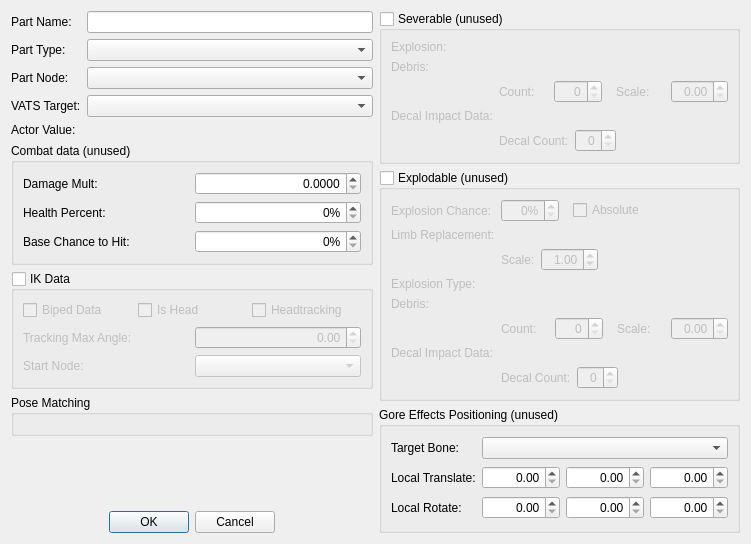
<?xml version="1.0" encoding="UTF-8"?>
<ui version="4.0">
 <class>FormSubdialogBodyPartDataBodyPart</class>
 <widget class="QDialog" name="FormSubdialogBodyPartDataBodyPart">
  <property name="geometry">
   <rect>
    <x>0</x>
    <y>0</y>
    <width>751</width>
    <height>544</height>
   </rect>
  </property>
  <property name="windowTitle">
   <string>Body Part</string>
  </property>
  <layout class="QGridLayout" name="gridLayout_7" columnstretch="1,1">
   <item row="0" column="0">
    <layout class="QVBoxLayout" name="colLeft">
     <item>
      <layout class="QGridLayout" name="baseDataLayout">
       <item row="2" column="0">
        <widget class="QLabel" name="label_3">
         <property name="text">
          <string>Part Node:</string>
         </property>
         <property name="buddy">
          <cstring>partNode</cstring>
         </property>
        </widget>
       </item>
       <item row="3" column="0">
        <widget class="QLabel" name="label_4">
         <property name="text">
          <string>VATS Target:</string>
         </property>
         <property name="buddy">
          <cstring>vatsNode</cstring>
         </property>
        </widget>
       </item>
       <item row="0" column="1">
        <widget class="QLineEdit" name="name">
         <property name="whatsThis">
          <string>A display name for this body part. In Fallout, this name would've been used to label the body part in VATS.</string>
         </property>
        </widget>
       </item>
       <item row="1" column="0">
        <widget class="QLabel" name="label_2">
         <property name="text">
          <string>Part Type:</string>
         </property>
         <property name="buddy">
          <cstring>limb</cstring>
         </property>
        </widget>
       </item>
       <item row="0" column="0">
        <widget class="QLabel" name="label">
         <property name="text">
          <string>Part Name:</string>
         </property>
         <property name="buddy">
          <cstring>name</cstring>
         </property>
        </widget>
       </item>
       <item row="4" column="0">
        <widget class="QLabel" name="label_5">
         <property name="text">
          <string>Actor Value:</string>
         </property>
         <property name="buddy">
          <cstring>actorValue</cstring>
         </property>
        </widget>
       </item>
       <item row="1" column="1">
        <widget class="QComboBox" name="limb">
         <property name="whatsThis">
          <string>The hardcoded limb type that describes this body part.</string>
         </property>
        </widget>
       </item>
       <item row="2" column="1">
        <widget class="QComboBox" name="partNode"/>
       </item>
       <item row="3" column="1">
        <widget class="QComboBox" name="vatsNode">
         <property name="whatsThis">
          <string>In Fallout, this would've been the animation skeleton node that VATS used to identify the body part.</string>
         </property>
        </widget>
       </item>
       <item row="4" column="1">
        <widget class="DKFormPicker" name="actorValue">
         <property name="whatsThis">
          <string>Unused; a Fallout leftover. An Actor Value which tracks the condition of this body part's associated limb.</string>
         </property>
        </widget>
       </item>
      </layout>
     </item>
     <item>
      <widget class="QGroupBox" name="combatData">
       <property name="whatsThis">
        <string>This data is leftover from Fallout and is not used in Skyrim. It allowed you to scale the damage dealt to this actor when this body part is targeted, the amount of damage that needs to be dealt to cripple the associated limb, and the base chance to hit this body part when targeting it in VATS.</string>
       </property>
       <property name="title">
        <string>Combat data (unused)</string>
       </property>
       <layout class="QGridLayout" name="gridLayout">
        <item row="1" column="0">
         <widget class="QLabel" name="label_7">
          <property name="text">
           <string>Health Percent:</string>
          </property>
          <property name="buddy">
           <cstring>healthPerc</cstring>
          </property>
         </widget>
        </item>
        <item row="0" column="0">
         <widget class="QLabel" name="label_6">
          <property name="text">
           <string>Damage Mult:</string>
          </property>
          <property name="buddy">
           <cstring>damageMult</cstring>
          </property>
         </widget>
        </item>
        <item row="0" column="1">
         <widget class="QDoubleSpinBox" name="damageMult">
          <property name="alignment">
           <set>Qt::AlignRight|Qt::AlignTrailing|Qt::AlignVCenter</set>
          </property>
          <property name="decimals">
           <number>4</number>
          </property>
          <property name="maximum">
           <double>10000.000000000000000</double>
          </property>
         </widget>
        </item>
        <item row="2" column="0">
         <widget class="QLabel" name="label_8">
          <property name="text">
           <string>Base Chance to Hit:</string>
          </property>
          <property name="buddy">
           <cstring>chanceToHit</cstring>
          </property>
         </widget>
        </item>
        <item row="1" column="1">
         <widget class="QSpinBox" name="healthPerc">
          <property name="alignment">
           <set>Qt::AlignRight|Qt::AlignTrailing|Qt::AlignVCenter</set>
          </property>
          <property name="suffix">
           <string>%</string>
          </property>
          <property name="maximum">
           <number>100</number>
          </property>
         </widget>
        </item>
        <item row="2" column="1">
         <widget class="QSpinBox" name="chanceToHit">
          <property name="alignment">
           <set>Qt::AlignRight|Qt::AlignTrailing|Qt::AlignVCenter</set>
          </property>
          <property name="suffix">
           <string>%</string>
          </property>
          <property name="maximum">
           <number>100</number>
          </property>
         </widget>
        </item>
       </layout>
      </widget>
     </item>
     <item>
      <widget class="QGroupBox" name="flagIKData">
       <property name="title">
        <string>IK Data</string>
       </property>
       <property name="checkable">
        <bool>true</bool>
       </property>
       <property name="checked">
        <bool>false</bool>
       </property>
       <layout class="QGridLayout" name="gridLayout_2">
        <item row="0" column="0" colspan="2">
         <layout class="QHBoxLayout" name="horizontalLayout">
          <item>
           <widget class="QCheckBox" name="flagBipedData">
            <property name="text">
             <string>Biped Data</string>
            </property>
           </widget>
          </item>
          <item>
           <widget class="QCheckBox" name="flagIsHead">
            <property name="text">
             <string>Is Head</string>
            </property>
           </widget>
          </item>
          <item>
           <widget class="QCheckBox" name="flagHeadtracking">
            <property name="text">
             <string>Headtracking</string>
            </property>
           </widget>
          </item>
         </layout>
        </item>
        <item row="1" column="0">
         <widget class="QLabel" name="label_9">
          <property name="text">
           <string>Tracking Max Angle:</string>
          </property>
          <property name="buddy">
           <cstring>headtrackMaxAngle</cstring>
          </property>
         </widget>
        </item>
        <item row="1" column="1">
         <widget class="QDoubleSpinBox" name="headtrackMaxAngle">
          <property name="alignment">
           <set>Qt::AlignRight|Qt::AlignTrailing|Qt::AlignVCenter</set>
          </property>
         </widget>
        </item>
        <item row="2" column="0">
         <widget class="QLabel" name="label_10">
          <property name="text">
           <string>Start Node:</string>
          </property>
          <property name="buddy">
           <cstring>headtrackStartNode</cstring>
          </property>
         </widget>
        </item>
        <item row="2" column="1">
         <widget class="QComboBox" name="headtrackStartNode"/>
        </item>
       </layout>
      </widget>
     </item>
     <item>
      <widget class="QGroupBox" name="groupBox">
       <property name="title">
        <string>Pose Matching</string>
       </property>
       <layout class="QGridLayout" name="gridLayout_3">
        <item row="0" column="0">
         <widget class="DKGameFilePicker" name="filePicker">
          <property name="allowedFileExtensions">
           <stringlist>
            <string>.psa</string>
           </stringlist>
          </property>
         </widget>
        </item>
       </layout>
      </widget>
     </item>
     <item>
      <spacer name="verticalSpacer">
       <property name="orientation">
        <enum>Qt::Vertical</enum>
       </property>
       <property name="sizeHint" stdset="0">
        <size>
         <width>20</width>
         <height>40</height>
        </size>
       </property>
      </spacer>
     </item>
     <item>
      <layout class="QHBoxLayout" name="buttonsLayout">
       <item>
        <spacer name="horizontalSpacer_3">
         <property name="orientation">
          <enum>Qt::Horizontal</enum>
         </property>
         <property name="sizeHint" stdset="0">
          <size>
           <width>40</width>
           <height>20</height>
          </size>
         </property>
        </spacer>
       </item>
       <item>
        <widget class="QPushButton" name="buttonOK">
         <property name="text">
          <string>OK</string>
         </property>
        </widget>
       </item>
       <item>
        <widget class="QPushButton" name="buttonCancel">
         <property name="text">
          <string>Cancel</string>
         </property>
        </widget>
       </item>
       <item>
        <spacer name="horizontalSpacer_4">
         <property name="orientation">
          <enum>Qt::Horizontal</enum>
         </property>
         <property name="sizeHint" stdset="0">
          <size>
           <width>40</width>
           <height>20</height>
          </size>
         </property>
        </spacer>
       </item>
      </layout>
     </item>
    </layout>
   </item>
   <item row="0" column="1">
    <layout class="QVBoxLayout" name="colRight">
     <item>
      <widget class="QGroupBox" name="flagSeverable">
       <property name="title">
        <string>Severable (unused)</string>
       </property>
       <property name="checkable">
        <bool>true</bool>
       </property>
       <property name="checked">
        <bool>false</bool>
       </property>
       <layout class="QGridLayout" name="gridLayout_4">
        <item row="0" column="0">
         <widget class="QLabel" name="label_11">
          <property name="text">
           <string>Explosion:</string>
          </property>
          <property name="buddy">
           <cstring>severExplosion</cstring>
          </property>
         </widget>
        </item>
        <item row="3" column="1">
         <widget class="DKFormPicker" name="severImpactDataSet">
          <property name="whatsThis">
           <string>An Impact Data Set to use for the blood spray that occurs when this body part is severed.</string>
          </property>
         </widget>
        </item>
        <item row="3" column="0">
         <widget class="QLabel" name="label_17">
          <property name="text">
           <string>Decal Impact Data:</string>
          </property>
          <property name="buddy">
           <cstring>severImpactDataSet</cstring>
          </property>
         </widget>
        </item>
        <item row="0" column="1">
         <widget class="DKFormPicker" name="severExplosion"/>
        </item>
        <item row="1" column="0">
         <widget class="QLabel" name="label_14">
          <property name="text">
           <string>Debris:</string>
          </property>
          <property name="buddy">
           <cstring>severDebris</cstring>
          </property>
         </widget>
        </item>
        <item row="1" column="1">
         <widget class="DKFormPicker" name="severDebris"/>
        </item>
        <item row="2" column="1">
         <layout class="QHBoxLayout" name="horizontalLayout_2">
          <item>
           <widget class="QLabel" name="label_15">
            <property name="text">
             <string>Count:</string>
            </property>
            <property name="buddy">
             <cstring>severDebrisCount</cstring>
            </property>
           </widget>
          </item>
          <item>
           <widget class="QSpinBox" name="severDebrisCount">
            <property name="alignment">
             <set>Qt::AlignRight|Qt::AlignTrailing|Qt::AlignVCenter</set>
            </property>
           </widget>
          </item>
          <item>
           <spacer name="horizontalSpacer">
            <property name="orientation">
             <enum>Qt::Horizontal</enum>
            </property>
            <property name="sizeType">
             <enum>QSizePolicy::Fixed</enum>
            </property>
            <property name="sizeHint" stdset="0">
             <size>
              <width>8</width>
              <height>0</height>
             </size>
            </property>
           </spacer>
          </item>
          <item>
           <widget class="QLabel" name="label_16">
            <property name="text">
             <string>Scale:</string>
            </property>
            <property name="buddy">
             <cstring>severDebrisScale</cstring>
            </property>
           </widget>
          </item>
          <item>
           <widget class="QDoubleSpinBox" name="severDebrisScale">
            <property name="alignment">
             <set>Qt::AlignRight|Qt::AlignTrailing|Qt::AlignVCenter</set>
            </property>
           </widget>
          </item>
         </layout>
        </item>
        <item row="4" column="1">
         <layout class="QHBoxLayout" name="horizontalLayout_3">
          <item>
           <widget class="QLabel" name="label_18">
            <property name="text">
             <string>Decal Count:</string>
            </property>
            <property name="buddy">
             <cstring>severDecalCount</cstring>
            </property>
           </widget>
          </item>
          <item>
           <widget class="QSpinBox" name="severDecalCount">
            <property name="alignment">
             <set>Qt::AlignRight|Qt::AlignTrailing|Qt::AlignVCenter</set>
            </property>
           </widget>
          </item>
          <item>
           <spacer name="horizontalSpacer_6">
            <property name="orientation">
             <enum>Qt::Horizontal</enum>
            </property>
            <property name="sizeHint" stdset="0">
             <size>
              <width>40</width>
              <height>20</height>
             </size>
            </property>
           </spacer>
          </item>
         </layout>
        </item>
       </layout>
      </widget>
     </item>
     <item>
      <widget class="QGroupBox" name="flagExplodable">
       <property name="title">
        <string>Explodable (unused)</string>
       </property>
       <property name="checkable">
        <bool>true</bool>
       </property>
       <property name="checked">
        <bool>false</bool>
       </property>
       <layout class="QGridLayout" name="gridLayout_5">
        <item row="0" column="0">
         <widget class="QLabel" name="label_12">
          <property name="text">
           <string>Explosion Chance:</string>
          </property>
          <property name="buddy">
           <cstring>explodeChance</cstring>
          </property>
         </widget>
        </item>
        <item row="3" column="1">
         <widget class="DKFormPicker" name="explodeForm"/>
        </item>
        <item row="0" column="1">
         <layout class="QHBoxLayout" name="horizontalLayout_4">
          <item>
           <widget class="QSpinBox" name="explodeChance">
            <property name="alignment">
             <set>Qt::AlignRight|Qt::AlignTrailing|Qt::AlignVCenter</set>
            </property>
            <property name="suffix">
             <string>%</string>
            </property>
            <property name="maximum">
             <number>100</number>
            </property>
           </widget>
          </item>
          <item>
           <spacer name="horizontalSpacer_8">
            <property name="orientation">
             <enum>Qt::Horizontal</enum>
            </property>
            <property name="sizeType">
             <enum>QSizePolicy::Fixed</enum>
            </property>
            <property name="sizeHint" stdset="0">
             <size>
              <width>8</width>
              <height>0</height>
             </size>
            </property>
           </spacer>
          </item>
          <item>
           <widget class="QCheckBox" name="explodeChanceAbs">
            <property name="text">
             <string>Absolute</string>
            </property>
           </widget>
          </item>
          <item>
           <spacer name="horizontalSpacer_7">
            <property name="orientation">
             <enum>Qt::Horizontal</enum>
            </property>
            <property name="sizeHint" stdset="0">
             <size>
              <width>40</width>
              <height>20</height>
             </size>
            </property>
           </spacer>
          </item>
         </layout>
        </item>
        <item row="1" column="1">
         <widget class="DKGameFilePicker" name="explodeReplaceNIF">
          <property name="whatsThis">
           <string>A model to spawn in when the limb explodes. The portion of the limb that would ordinarily be severed will instead be hidden outright.</string>
          </property>
          <property name="presetConfiguration">
           <enum>DKGameFilePicker::Meshes</enum>
          </property>
         </widget>
        </item>
        <item row="2" column="1">
         <layout class="QHBoxLayout" name="horizontalLayout_5">
          <item>
           <widget class="QLabel" name="label_20">
            <property name="text">
             <string>Scale:</string>
            </property>
            <property name="buddy">
             <cstring>explodeReplaceScale</cstring>
            </property>
           </widget>
          </item>
          <item>
           <widget class="QDoubleSpinBox" name="explodeReplaceScale">
            <property name="whatsThis">
             <string>A scaling factor applied to the limb replacement model.</string>
            </property>
            <property name="alignment">
             <set>Qt::AlignRight|Qt::AlignTrailing|Qt::AlignVCenter</set>
            </property>
            <property name="value">
             <double>1.000000000000000</double>
            </property>
           </widget>
          </item>
          <item>
           <spacer name="horizontalSpacer_9">
            <property name="orientation">
             <enum>Qt::Horizontal</enum>
            </property>
            <property name="sizeHint" stdset="0">
             <size>
              <width>40</width>
              <height>20</height>
             </size>
            </property>
           </spacer>
          </item>
         </layout>
        </item>
        <item row="4" column="1">
         <widget class="DKFormPicker" name="explodeDebris"/>
        </item>
        <item row="6" column="0">
         <widget class="QLabel" name="label_25">
          <property name="text">
           <string>Decal Impact Data:</string>
          </property>
          <property name="buddy">
           <cstring>explodeImpactDataSet</cstring>
          </property>
         </widget>
        </item>
        <item row="3" column="0">
         <widget class="QLabel" name="label_21">
          <property name="text">
           <string>Explosion Type:</string>
          </property>
          <property name="buddy">
           <cstring>explodeForm</cstring>
          </property>
         </widget>
        </item>
        <item row="1" column="0">
         <widget class="QLabel" name="label_19">
          <property name="text">
           <string>Limb Replacement:</string>
          </property>
          <property name="buddy">
           <cstring>explodeReplaceNIF</cstring>
          </property>
         </widget>
        </item>
        <item row="6" column="1">
         <widget class="DKFormPicker" name="explodeImpactDataSet">
          <property name="whatsThis">
           <string>An Impact Data Set to use for the blood spray that occurs when this body part explodes into gibs.</string>
          </property>
         </widget>
        </item>
        <item row="5" column="1">
         <layout class="QHBoxLayout" name="horizontalLayout_6">
          <item>
           <widget class="QLabel" name="label_23">
            <property name="text">
             <string>Count:</string>
            </property>
            <property name="buddy">
             <cstring>explodeDebrisCount</cstring>
            </property>
           </widget>
          </item>
          <item>
           <widget class="QSpinBox" name="explodeDebrisCount">
            <property name="alignment">
             <set>Qt::AlignRight|Qt::AlignTrailing|Qt::AlignVCenter</set>
            </property>
           </widget>
          </item>
          <item>
           <spacer name="horizontalSpacer_2">
            <property name="orientation">
             <enum>Qt::Horizontal</enum>
            </property>
            <property name="sizeType">
             <enum>QSizePolicy::Fixed</enum>
            </property>
            <property name="sizeHint" stdset="0">
             <size>
              <width>8</width>
              <height>0</height>
             </size>
            </property>
           </spacer>
          </item>
          <item>
           <widget class="QLabel" name="label_24">
            <property name="text">
             <string>Scale:</string>
            </property>
            <property name="buddy">
             <cstring>explodeDebrisScale</cstring>
            </property>
           </widget>
          </item>
          <item>
           <widget class="QDoubleSpinBox" name="explodeDebrisScale">
            <property name="alignment">
             <set>Qt::AlignRight|Qt::AlignTrailing|Qt::AlignVCenter</set>
            </property>
           </widget>
          </item>
         </layout>
        </item>
        <item row="4" column="0">
         <widget class="QLabel" name="label_22">
          <property name="text">
           <string>Debris:</string>
          </property>
          <property name="buddy">
           <cstring>explodeDebris</cstring>
          </property>
         </widget>
        </item>
        <item row="7" column="1">
         <layout class="QHBoxLayout" name="horizontalLayout_7">
          <item>
           <widget class="QLabel" name="label_26">
            <property name="text">
             <string>Decal Count:</string>
            </property>
            <property name="buddy">
             <cstring>explodeDecalCount</cstring>
            </property>
           </widget>
          </item>
          <item>
           <widget class="QSpinBox" name="explodeDecalCount">
            <property name="alignment">
             <set>Qt::AlignRight|Qt::AlignTrailing|Qt::AlignVCenter</set>
            </property>
           </widget>
          </item>
          <item>
           <spacer name="horizontalSpacer_5">
            <property name="orientation">
             <enum>Qt::Horizontal</enum>
            </property>
            <property name="sizeHint" stdset="0">
             <size>
              <width>40</width>
              <height>20</height>
             </size>
            </property>
           </spacer>
          </item>
         </layout>
        </item>
       </layout>
      </widget>
     </item>
     <item>
      <widget class="QGroupBox" name="goreEffectsGroupbox">
       <property name="whatsThis">
        <string>A Fallout leftover. When a limb is severed or exploded, blood sprays will spawn from the animation skeleton node specified here, with the given offsets (relative to that node).</string>
       </property>
       <property name="title">
        <string>Gore Effects Positioning (unused)</string>
       </property>
       <layout class="QGridLayout" name="gridLayout_6">
        <item row="1" column="0">
         <widget class="QLabel" name="label_27">
          <property name="text">
           <string>Local Translate:</string>
          </property>
          <property name="buddy">
           <cstring>goreEffectsPosX</cstring>
          </property>
         </widget>
        </item>
        <item row="1" column="2">
         <widget class="QDoubleSpinBox" name="goreEffectsPosY">
          <property name="alignment">
           <set>Qt::AlignRight|Qt::AlignTrailing|Qt::AlignVCenter</set>
          </property>
         </widget>
        </item>
        <item row="0" column="0">
         <widget class="QLabel" name="label_13">
          <property name="text">
           <string>Target Bone:</string>
          </property>
          <property name="buddy">
           <cstring>goreEffectsBone</cstring>
          </property>
         </widget>
        </item>
        <item row="2" column="0">
         <widget class="QLabel" name="label_28">
          <property name="text">
           <string>Local Rotate:</string>
          </property>
          <property name="buddy">
           <cstring>goreEffectsRotX</cstring>
          </property>
         </widget>
        </item>
        <item row="1" column="1">
         <widget class="QDoubleSpinBox" name="goreEffectsPosX">
          <property name="alignment">
           <set>Qt::AlignRight|Qt::AlignTrailing|Qt::AlignVCenter</set>
          </property>
         </widget>
        </item>
        <item row="1" column="3">
         <widget class="QDoubleSpinBox" name="goreEffectsPosZ">
          <property name="alignment">
           <set>Qt::AlignRight|Qt::AlignTrailing|Qt::AlignVCenter</set>
          </property>
         </widget>
        </item>
        <item row="0" column="1" colspan="3">
         <widget class="QComboBox" name="goreEffectsBone"/>
        </item>
        <item row="2" column="1">
         <widget class="QDoubleSpinBox" name="goreEffectsRotX">
          <property name="alignment">
           <set>Qt::AlignRight|Qt::AlignTrailing|Qt::AlignVCenter</set>
          </property>
         </widget>
        </item>
        <item row="2" column="2">
         <widget class="QDoubleSpinBox" name="goreEffectsRotY">
          <property name="alignment">
           <set>Qt::AlignRight|Qt::AlignTrailing|Qt::AlignVCenter</set>
          </property>
         </widget>
        </item>
        <item row="2" column="3">
         <widget class="QDoubleSpinBox" name="goreEffectsRotZ">
          <property name="alignment">
           <set>Qt::AlignRight|Qt::AlignTrailing|Qt::AlignVCenter</set>
          </property>
         </widget>
        </item>
       </layout>
      </widget>
     </item>
    </layout>
   </item>
  </layout>
 </widget>
 <customwidgets>
  <customwidget>
   <class>DKFormPicker</class>
   <extends>QWidget</extends>
   <header>widgets/DKFormPicker.h</header>
  </customwidget>
  <customwidget>
   <class>DKGameFilePicker</class>
   <extends>QWidget</extends>
   <header>widgets/DKGameFilePicker.h</header>
  </customwidget>
 </customwidgets>
 <tabstops>
  <tabstop>name</tabstop>
  <tabstop>limb</tabstop>
  <tabstop>partNode</tabstop>
  <tabstop>vatsNode</tabstop>
  <tabstop>actorValue</tabstop>
  <tabstop>damageMult</tabstop>
  <tabstop>healthPerc</tabstop>
  <tabstop>chanceToHit</tabstop>
  <tabstop>flagIKData</tabstop>
  <tabstop>flagBipedData</tabstop>
  <tabstop>flagIsHead</tabstop>
  <tabstop>flagHeadtracking</tabstop>
  <tabstop>headtrackMaxAngle</tabstop>
  <tabstop>headtrackStartNode</tabstop>
  <tabstop>filePicker</tabstop>
  <tabstop>flagSeverable</tabstop>
  <tabstop>severExplosion</tabstop>
  <tabstop>severDebris</tabstop>
  <tabstop>severDebrisCount</tabstop>
  <tabstop>severDebrisScale</tabstop>
  <tabstop>severImpactDataSet</tabstop>
  <tabstop>severDecalCount</tabstop>
  <tabstop>flagExplodable</tabstop>
  <tabstop>explodeChance</tabstop>
  <tabstop>explodeChanceAbs</tabstop>
  <tabstop>explodeReplaceNIF</tabstop>
  <tabstop>explodeReplaceScale</tabstop>
  <tabstop>explodeForm</tabstop>
  <tabstop>explodeDebris</tabstop>
  <tabstop>explodeDebrisCount</tabstop>
  <tabstop>explodeDebrisScale</tabstop>
  <tabstop>explodeImpactDataSet</tabstop>
  <tabstop>explodeDecalCount</tabstop>
  <tabstop>goreEffectsBone</tabstop>
  <tabstop>goreEffectsPosX</tabstop>
  <tabstop>goreEffectsPosY</tabstop>
  <tabstop>goreEffectsPosZ</tabstop>
  <tabstop>goreEffectsRotX</tabstop>
  <tabstop>goreEffectsRotY</tabstop>
  <tabstop>goreEffectsRotZ</tabstop>
  <tabstop>buttonOK</tabstop>
  <tabstop>buttonCancel</tabstop>
 </tabstops>
 <resources/>
 <connections/>
</ui>
